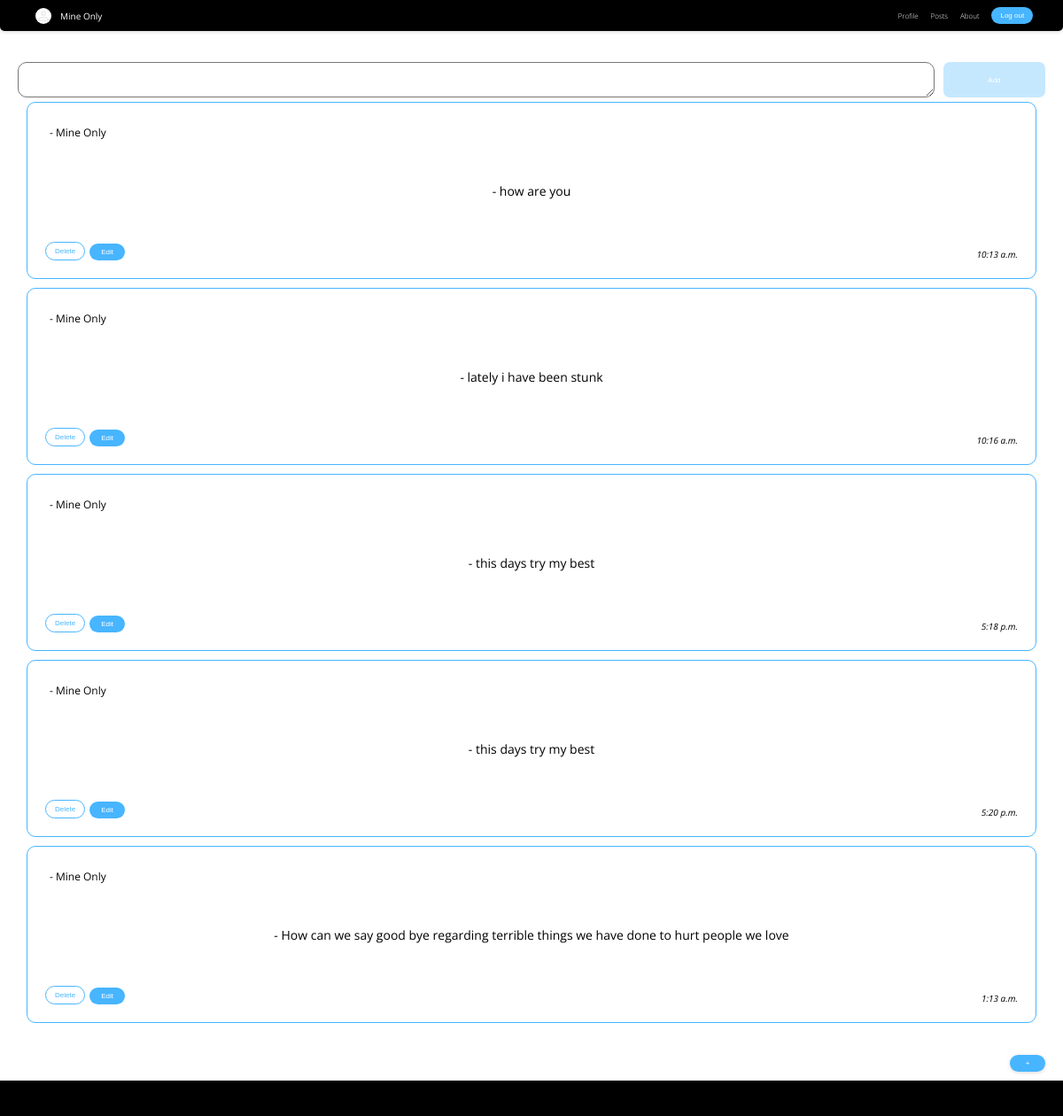
Screenshot of /posts (signed in) with the database file from the repository.
### home/models.py (models this page shows, shortened)
class UserPost(models.Model):
    user = models.ForeignKey(User, on_delete=models.CASCADE)
    post = models.CharField(max_length=500, null=False, blank=False)
    time = models.TimeField(auto_now=True)
    date = models.DateField(auto_now=True)

### home/views.py (the view)
# urls.py: path("posts", post, name="post"),
def post(request):
    current_user = request.user
    if request.method == 'POST':
        detail = request.POST['add_post']
        UserPost.objects.create(user_id=request.user.id, post=detail)
        return redirect("home:post")
    return render(request, "registration/post.html", {
        "post": UserPost.objects.filter(user_id=current_user)
    })

### home/templates/registration/post.html (shortened to what this page needs)
{% extends 'registration/layout.html' %}
{% load static %}
{% block body %}
        <form method="POST" id="post-form">
            <textarea id="add-post" type="text" name="add_post" ></textarea>
            <button type="submit" id="add-post-btn" disabled> Add </button>
        </form>
<div id="posts">
    {% for posts in post %}
            <a href="{% url 'home:posts' posts.id %}">
                <div id="post">
                    <span class="user_name"> - {{ user.username }} {{ user.last_name }} </span> - {{ posts.post }}  <br><span class="time">{{ posts.time }} </span></a>
                    <span id="delete"><a href="{% url 'home:posts' posts.id %}"><button id="delete-btn">Delete</button></a><a href="{% url 'home:edit' posts.id %}"><button>Edit</button></a></span>
                </div>
    {% empty %}
        <div class="no-post">
            <p> no post yet</p>
        </div>
    {% endfor%}
    <div>
        <a href="#add"><button id="add-btn">+</button></a>
{% endblock %}

### home/templates/registration/layout.html (shortened to what this page needs)
{% load static %}
<!DOCTYPE html>
<html lang="en">
<head>
    <link rel="stylesheet" href="{% static 'hood/styles.css' %}">
</head>
<body>
<nav>
<div id="container">
    <a href="{% url 'home:home' %}">
    <div id="prof">
    <div id="prof-image">
        <img src="{% static 'hood/prof.svg' %}" alt="">
    </div>
    <div> <p>{{user.first_name}} {{user.last_name}}</p></div>
</div>
</a>
    <div id="items">
        <a href="{% url 'home:home' %}" class="items">Profile</a>
        <a href="{% url 'home:post' %}"class="items">Posts</a>
        <a href="{% url 'home:post' %}"class="items">About</a>
        <form id="log-out" method="POST" action="{% url 'home:logout' %}">
            <button id="log-btn" type="submit">Log out</button>
        </form>
    </div>
</div>
</nav>
<main>
    {% block body %}
    {% endblock %}
</body>
<footer></footer>
</html>

### home/static/hood/styles.css (style rules this page uses)
body { font-family: "Open Sans", serif; }
* { box-sizing: border-box; margin: 0; padding: 0; }
#add-post-btn { height: 40px; }
#add-post-btn.active { opacity: 0.3; }
#add-post { display: flex; justify-content: center; align-items: center; height: 40px; color: rgb(0, 0, 0); width: 90%; border-radius: 10px; text-align: top; border-width: 0.7px; padding: 10px; font-size: 8px; margin-right: 10px; }
#add-btn { position: fixed; bottom: 50px; right: 20px; box-shadow: rgba(0, 0, 0, 0.16) 0px 1px 4px; }
#add-post-btn { border-radius: 7px; width: 10%; }
#post-form { display: flex; align-items: center; justify-content: space-evenly; background: white; width: 100%; padding-left: 20px; padding-right: 20px; }
body { background-color: ; }
#posts a { text-decoration: none; }
footer { position: absolute; bottom: auto; left: 0; width: 100%; height: 40px; background-color: black; margin-top: 60px; }
nav { position: fixed; display: flex; top: 0; left: 0; background-color: black; height: 35px; width: 100%; align-items: center; justify-content: space-between; padding: 0 20px 0 20px; color: white; z-index: 99; border-radius: 0 0px 5px 5px; box-shadow: rgba(0, 0, 0, 0.16) 0px 1px 4px; }
#container { display: flex; width: 100%; justify-content: space-between; margin-left: auto; margin-right: auto; }
#items { display: flex; align-items: center; justify-content: space-evenly; width: fit-content; min-width: 180px; }
#items a { color: white; text-decoration: none; font-size: 8px; font-weight: lighter; }
#prof { display: flex; align-items: center; margin-left: 20px; }
#prof div p { font-size: 10px; }
#prof-image { display: flex; justify-items: center; align-items: center; width: 18px; height: 18px; background-color: white; border-radius: 50%; margin-right: 5px; margin-right: 10px; }
#prof p { font-size: 12px; }
#prof-image img { width: 18px; height: 18px; }
#items button { border-radius: 30px; border-style: none; font-size: 8px; font-weight: light; padding: 5px 10px 5px 10px; background-color: rgb(71, 181, 255); color: white; }
button { border-radius: 30px; border-style: none; font-size: 8px; padding: 5px 10px 5px 10px; background-color: rgb(71, 181, 255); color: white; min-width: 40px; cursor: pointer; }
main { display: flex; flex-direction: column; height: fit-content; width: 100%; align-items: center; justify-content: center; margin-top: 40px; }
#posts { display: grid; grid-template-columns: ; width: 100%; min-height: 70vh; align-items: center; height: fit-content; }
#post { display: flex; justify-content: center; align-items: center; height: 200px; width: 90%; position: relative; margin: 5px; margin-left: 10px; margin-right: 10px; padding: 20px; border-radius: 10px; text-align: center; font-size: 14px; }
a, a:visited { color: inherit; text-decoration: none; }
body { background-attachment: rgb(221, 34, 34); }
.time { position: absolute; bottom: 20px; right: 20px; font-size: 10px; font-style: italic; }
.user_name { position: absolute; top: 20px; left: 20px; text-transform: capitalize; font-size: 12px; padding: 5px; border-radius: 3px; }
#delete { display: flex; position: absolute; bottom: 20px; left: 20px; width: fit-content; justify-content: space-between; align-items: center; border-radius: 10px; }
#delete button { margin-right: 5px; }
#delete-btn { background-color: white; color: rgb(71, 181, 255); border: 1px solid rgb(71, 181, 255); }
#post { margin-left: auto; margin-right: auto; width: 95%; height: 200px; border: 0.5px solid rgb(71, 181, 255); }
#log-out { display: flex; justify-content: center; align-items: center; }
#container a { display: flex; justify-content: center; align-items: center; }

### rows the page displays
UserPost: post "how are you", time "10:13 a.m."
UserPost: post "lately i have been stunk", time "10:16 a.m."
UserPost: post "this days try my best", time "5:18 p.m."
UserPost: post "this days try my best", time "5:20 p.m."
UserPost: post "How can we say good bye regarding terrible things we have done to hurt people we love", time "1:13 a.m."

### other values shown
{{ user.first_name }} "Mine"
{{ user.last_name }} "Only"
{{ user.username }} "Mine"
